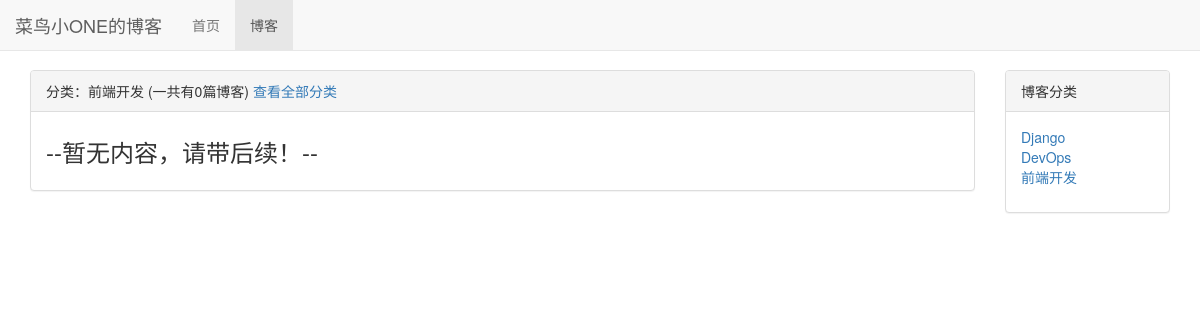
The page /blog/type/3 on the database as committed earlier.
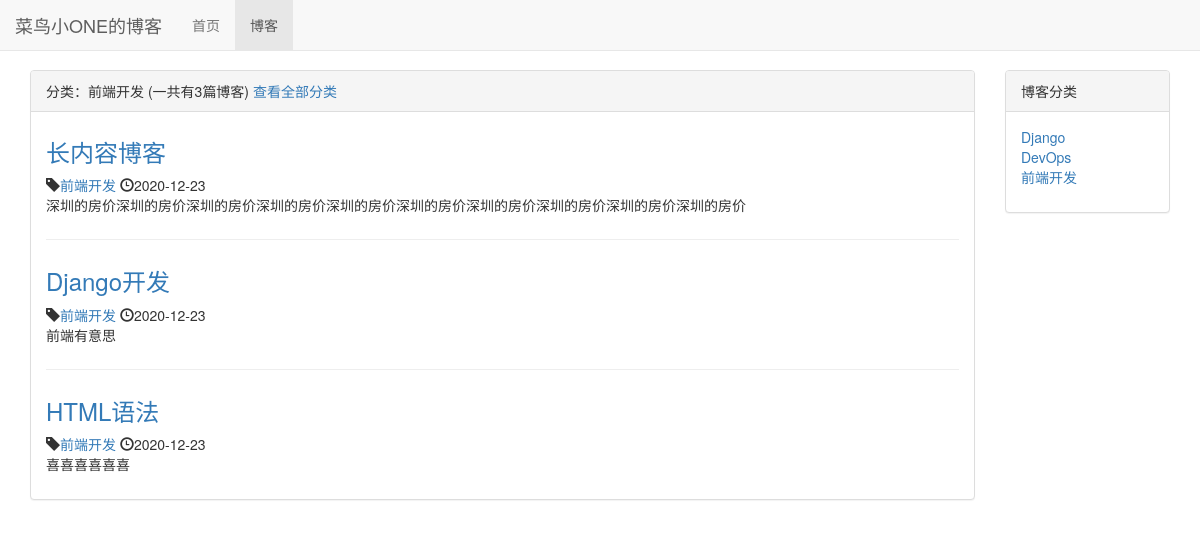
The same page on the database as committed later.
### blog/models.py (models this page shows, shortened)
class BlogType(models.Model):
    type_name = models.CharField(max_length=15)
    def __str__(self):
        return self.type_name

class Blog(models.Model):
    title = models.CharField(max_length=50)
    blog_type = models.ForeignKey(BlogType,on_delete=models.DO_NOTHING)
    content = models.TextField()
    author = models.ForeignKey(User,on_delete=models.DO_NOTHING)
    created_time = models.DateTimeField(auto_now_add=True)
    last_updated_time = models.DateTimeField(auto_now=True)

### blog/views.py (the view)
# urls.py: path('type/<int:blog_type_pk>', views.blogs_with_type, name='blogs_with_type'),
def blogs_with_type(request, blog_type_pk):
    context = {}
    blog_type = get_object_or_404(BlogType,pk=blog_type_pk)
    context['blog_type']  = blog_type
    context['blogs'] = Blog.objects.filter(blog_type=blog_type)
    context['blog_types'] = BlogType.objects.all()
    return render_to_response('blog/blogs_with_type.html',context)

### blog/templates/blog/blogs_with_type.html (shortened to what this page needs)
{% extends 'blog/blog_list.html' %}
{% block blog_list_title %}
    分类：{{ blog_type.type_name }}
    (一共有{{ blogs|length }}篇博客)
    <a href="{% url 'blog_list' %}">查看全部分类</a>
{% endblock %}

### blog/templates/blog/blog_list.html (shortened to what this page needs)
{% extends 'base.html' %}
{% block nav_blog_active %}active{% endblock %}
{% load staticfiles %}
{% block header_extends %}
    <link rel="stylesheet" href="{% static 'blog/blog.css' %}">
{% endblock %}
{% block content %}
    <div class="container">
        <div class="row">
            <div class="col-xs-12 col-sm-8 col-md-9 col-lg-10">
                <div class="panel panel-default">
                    <div class="panel-heading">{% block blog_list_title %}博客列表（一共有{{ blogs|length }}篇博客）{% endblock %}</div>
                    <div class="panel-body">
                        {% for blog in blogs %}
                             <div class="blog">
                                 <h3><a href="{% url 'blog_detail' blog.pk %}">{{ blog.title }}</a></h3>
                                 <p class="blog-info">
                                     <span class="glyphicon glyphicon-tag"></span><a href="{% url 'blogs_with_type' blog.blog_type.pk %}">{{ blog.blog_type }}</a>
                                     <span class="glyphicon glyphicon-time" aria-hidden="true"></span>{{ blog.created_time|date:"Y-m-d" }}
                                 </p>
                                 <p>{{ blog.content|truncatechars:50 }}</p>
                             </div>
                        {% empty %}
                             <div class="blog">
                                <h3>--暂无内容，请带后续！--</h3>
                             </div>
                        {% endfor %}
                    </div>
                </div>
            </div>
            <div class="hidden-xs col-sm-4 col-md-3 col-lg-2">
                <div class="panel panel-default">
                    <div class="panel-heading">
                        博客分类
                    </div>
                    <div class="panel-body">
                        <ul class="blog-types">
                            {% for blog_type in blog_types %}
                                <li>
                                    <a href="{% url 'blogs_with_type' blog_type.pk %}">{{ blog_type.type_name }}</a>
                                </li>
                            {% empty %}
                                <li>暂无分类</li>
                            {% endfor %}
                        </ul>
                    </div>
                </div>
            </div>
        </div>
    </div>
{% endblock %}

Rows that differ between the two databases and show on the page:
added Blog: title "长内容博客", blog_type "前端开发", created_time "2020-12-23", content "深圳的房价深圳的房价深圳的房价深圳的房价深圳的房价深圳的房价深圳的房价深圳的房价深圳的房价深圳的房价"
added Blog: title "Django开发", blog_type "前端开发", created_time "2020-12-23", content "前端有意思"
added Blog: title "HTML语法", blog_type "前端开发", created_time "2020-12-23", content "喜喜喜喜喜喜"
Other text that changed with them:
{{ blogs|length }}: "0" → "3"
text no longer shown: "--暂无内容，请带后续！--"
